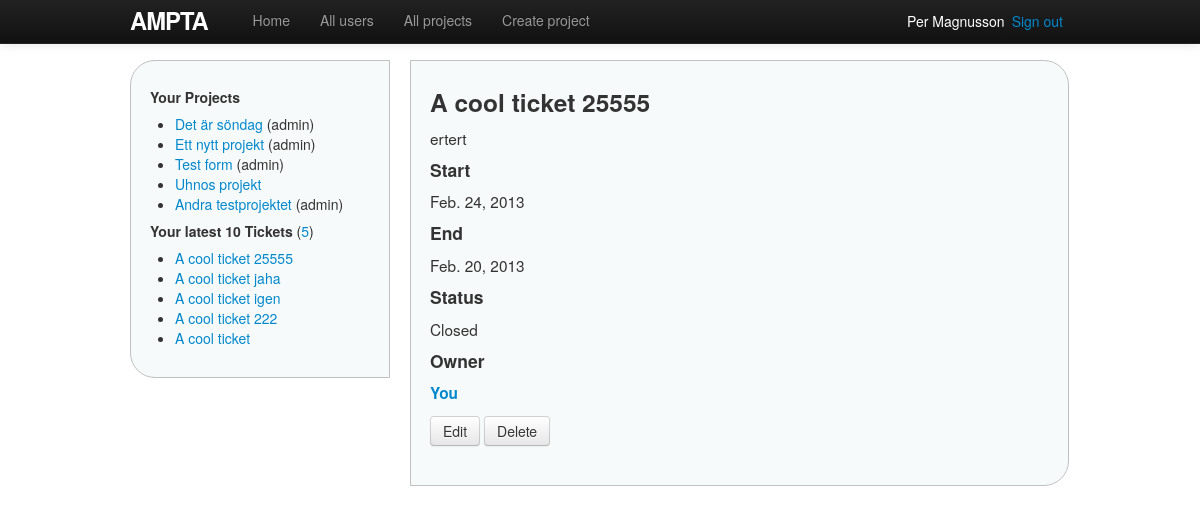
The app's page /tickets/5/ (signed in), older data.
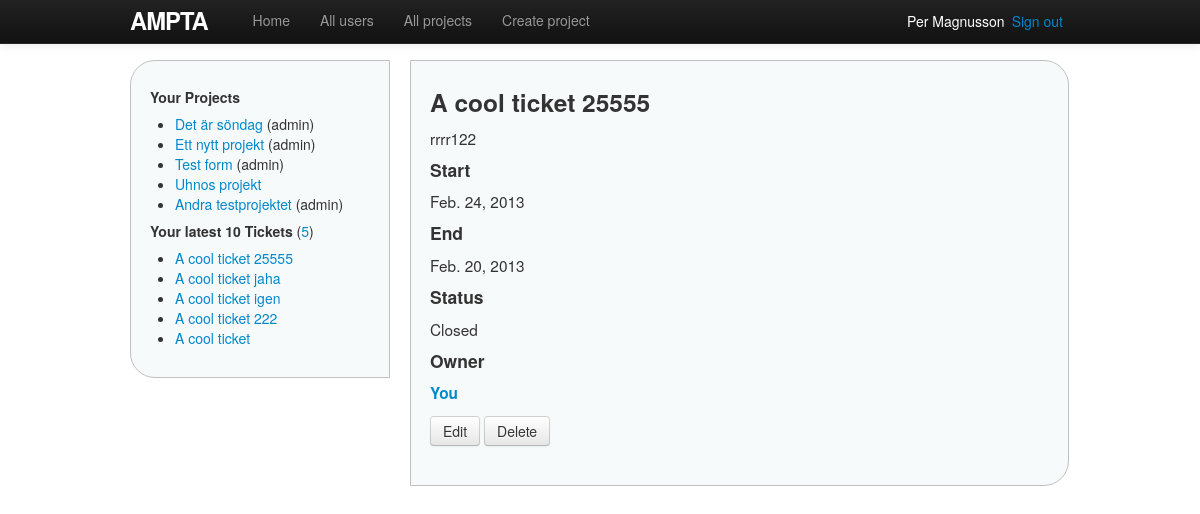
The same page, newer data.
### ampta/models.py (models this page shows, shortened)
class Ticket(models.Model):
    name = models.CharField(max_length=30)
    description = models.TextField()
    start_date = models.DateField();
    end_date = models.DateField();
    status = models.ForeignKey(Status, related_name='tickets')
    project = models.ForeignKey(Project, related_name='tickets')
    owner = models.ForeignKey(User, related_name='tickets')
    date_added = models.DateTimeField()
    date_updated = models.DateTimeField()
    def owned_by_user(self, user):
        return self.owner == user

class Status(models.Model):
    status_name = models.CharField(max_length=20)
    class Meta:
        verbose_name_plural = 'Statuses'

### ampta/modules/decorators.py (the view)
    def wrapper(request, project_id=None, ticket_id=None, *args, **kwargs):
        user = request.user
        if project_id and ticket_id:
            project = get_object_or_404(Project, id=project_id)
            ticket = get_object_or_404(project.tickets, id=ticket_id)
        else:
            ticket = get_object_or_404(Ticket, id=ticket_id)
            project = ticket.project
        if (not project.has_user(user) and not project.owned_by_user(user) and not
            ticket.owned_by_user(user)):
            return render(request, 'shared/error.html', {'error_type': 'private'})
        return function(request, project_id, ticket_id, ticket, *args, **kwargs)

### ampta/models.py (called while the page is built)
    def owned_by_user(self, user):
        return self.owner == user

    def has_user(self, user):
        return user in self.users.all()

### ampta/templatetags/custom_filters.py (called while the page is built)
@register.filter(name='user_projects')
def user_projects(user):
    projects = user.projects.order_by('-date_added')
    return projects

@register.filter(name='project_owned_by_user')
def project_owned_by_user(project, user):
    return project.owned_by_user(user)

@register.filter(name='ticket_owned_by_user')
def ticket_owned_by_user(ticket, user):
    return ticket.owned_by_user(user)

@register.filter(name='project_or_ticket_owned_by_user')
def project_or_ticket_owned_by_user(ticket, user):
	return ticket.owned_by_user(user) or ticket.project.owned_by_user(user)

### ampta/views/ticket_views.py (called while the page is built)
@login_required(login_url='/login')
@get_ticket_if_member
def show(request, project_id=None, ticket_id=None, ticket=None ):
    if not ticket:
        ticket = get_object_or_404(Ticket, id=ticket_id)
    return render(request, 'tickets/show.html', {'ticket': ticket})

### ampta/templates/tickets/show.html (shortened to what this page needs)
{% extends 'shared/base.html' %}
{% load custom_filters %}
{% block content %}
<h3>{{ ticket.name }}</h3>
<p>{{ ticket.description }}</p>
<h4>Start</h4>
<p>{{ ticket.start_date }}</p>
<h4>End</h4>
<p>{{ ticket.end_date }}</p>
<h4>Status</h4>
<p>{{ ticket.status.status_name }}</p>
<h4>Owner</h4>
{% if ticket|ticket_owned_by_user:user %}
<p><a href=""><strong>You</strong></a></p>
{% else %}
<p><a href="">{{ ticket.owner.get_full_name }} ({{ ticket.owner.username }})</a></p>
{% endif %}
{% if ticket|project_or_ticket_owned_by_user:user %}
<form action="{% url delete_project_ticket ticket.project.id ticket.id %}" method="POST">{% csrf_token %}
	<a href="{% url edit_project_ticket ticket.project.id ticket.id %}" class="btn">Edit</a>
	<input type="submit" value="Delete" class="confirmDelete btn" />
</form>
{% endif %}
{% endblock %}

### ampta/templates/shared/_sidenav_projects_tickets.html (shortened to what this page needs)
{% load custom_filters %}
<h5>Your Projects</h5>
<ul>
{% with projects=user|user_projects %}
{% for p in projects %}
	<li>
		<a href="{% url project p.id %}">{{ p.name }}</a>
		{% if p|project_owned_by_user:user %}(admin){% endif %}
	</li>
{% endfor%}
{% endwith %}
</ul>
<h5>Your latest 10 Tickets
	<span class="countTickets">(<a href="{% url tickets %}">{{ user.tickets.count }}</a>)</span>
</h5>
<ul>
{% for t in user.tickets.all|dictsortreversed:"date_added"|slice:"10" %}
	<li><a href="{% url project_ticket t.project.id t.id %}">{{ t.name }}</a></li>
{% endfor %}
</ul>

Row changes from the older to the newer data that the page shows:
changed Ticket "A cool ticket 25555": description "ertert" → "rrrr122"
